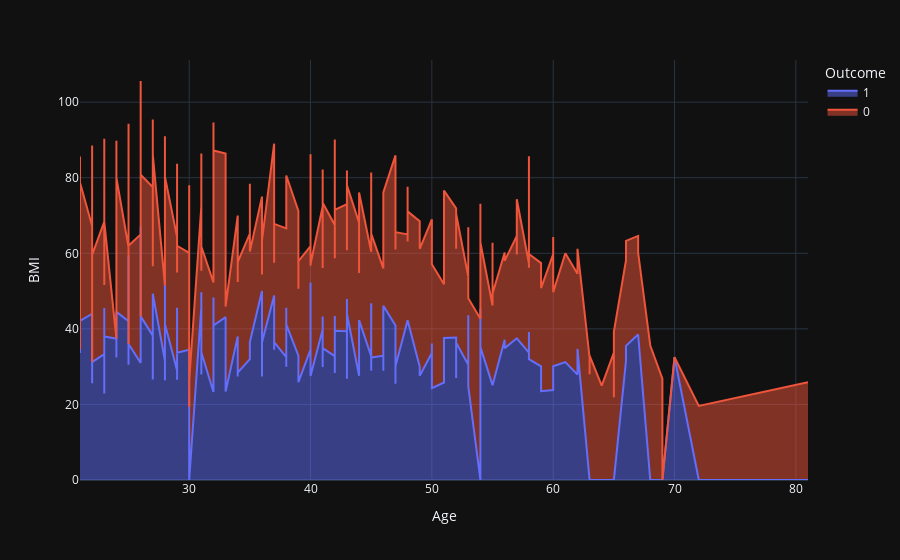

The notebook cell this image was saved under:
### Code cell
fig = px.area(df_diabetes, x="Age", y="BMI", color="Outcome")
fig.show()

### Figure 1 — Plotly figure (JSON) as saved in the notebook; plotly's stock layout.template omitted (floating-point values rounded to 4 significant figures; data arrays with more than 128 entries replaced by an {"elided": "..."} marker saying what was removed)
{"data": [{"fillpattern": {"shape": ""}, "hovertemplate": "Outcome=1<br>Age=%{x}<br>BMI=%{y}<extra></extra>", "legendgroup": "1", "line": {"color": "#636efa"}, "marker": {"symbol": "circle"}, "mode": "lines", "name": "1", "orientation": "v", "showlegend": true, "stackgroup": "1", "x": {"elided": "268 int values"}, "xaxis": "x", "y": {"elided": "268 float values"}, "yaxis": "y", "type": "scatter"}, {"fillpattern": {"shape": ""}, "hovertemplate": "Outcome=0<br>Age=%{x}<br>BMI=%{y}<extra></extra>", "legendgroup": "0", "line": {"color": "#EF553B"}, "marker": {"symbol": "circle"}, "mode": "lines", "name": "0", "orientation": "v", "showlegend": true, "stackgroup": "1", "x": {"elided": "500 int values"}, "xaxis": "x", "y": {"elided": "500 float values"}, "yaxis": "y", "type": "scatter"}], "layout": {"xaxis": {"anchor": "y", "domain": [0.0, 1.0], "title": {"text": "Age"}}, "yaxis": {"anchor": "x", "domain": [0.0, 1.0], "title": {"text": "BMI"}}, "legend": {"title": {"text": "Outcome"}, "tracegroupgap": 0}, "margin": {"t": 60}}}
